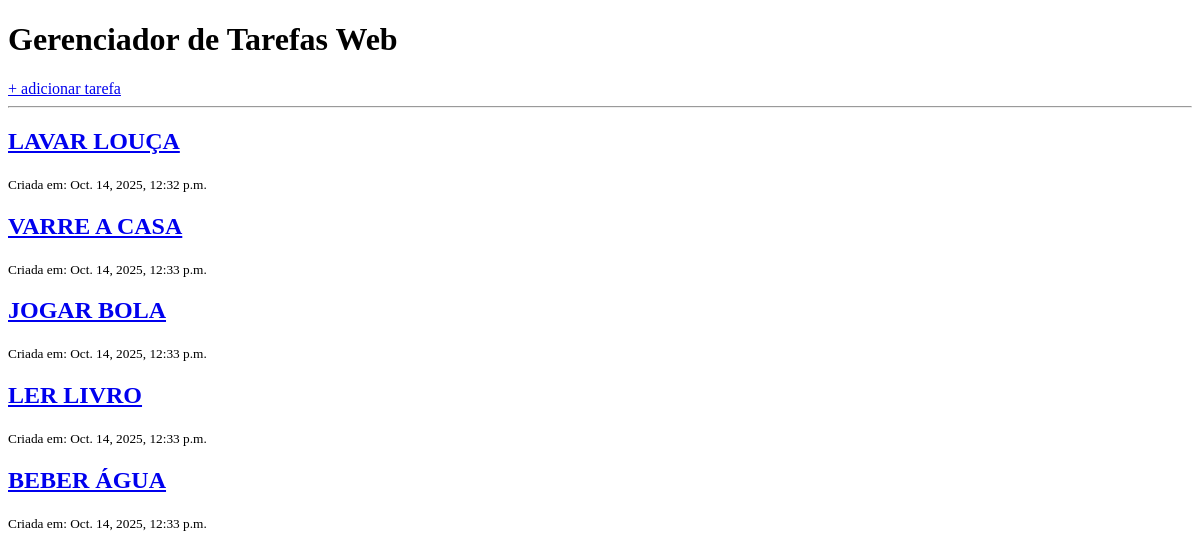
Page /tarefas/ on the earlier database version.
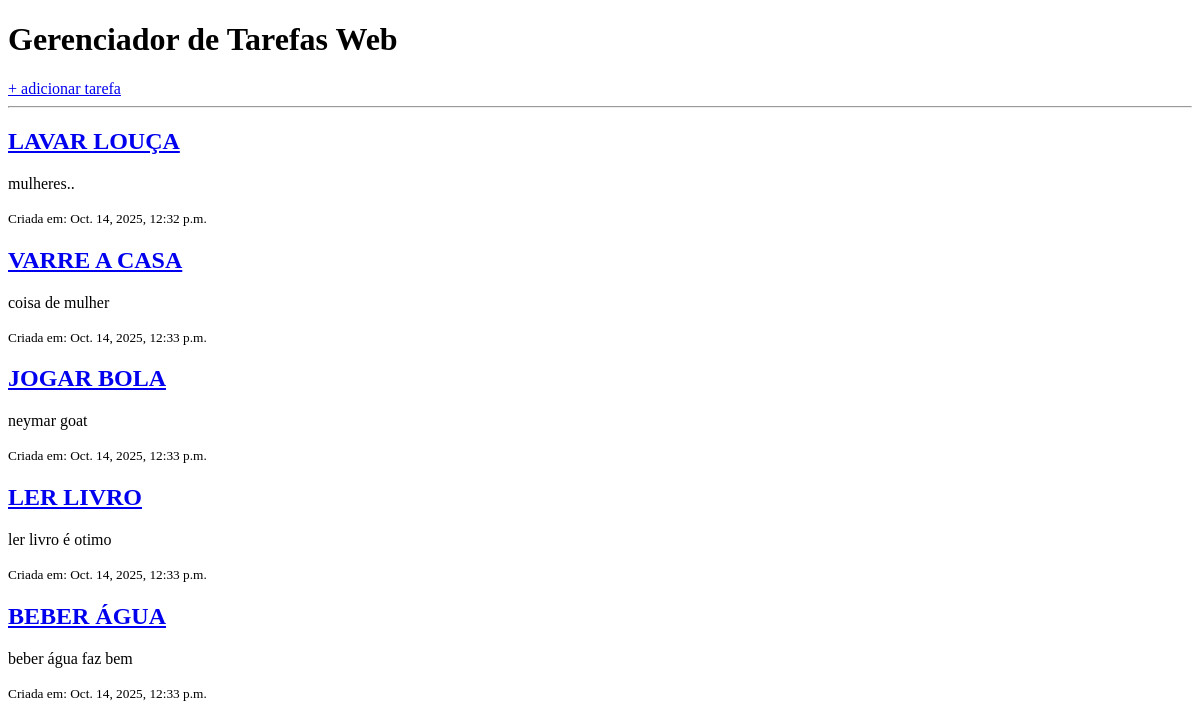
Same page on the later database version.
### tarefas/models.py (models this page shows, shortened)
class Tarefas(models.Model):
    titulo = models.CharField(max_length=200)
    descricao = models.TextField(blank=True)
    concluida = models.BooleanField(default=False)
    data_criacao = models.DateTimeField(auto_now_add=True)

### tarefas/views.py (the view)
# urls.py: path('',views.listar_tarefas, name = 'listar_tarefas'),
def listar_tarefas(request):
    tarefas_salvas = Tarefas.objects.all()
    contexto = {
      "minhas_tarefas": tarefas_salvas
    }
    return render(request, 'tarefas/lista.html', contexto)

### tarefas/templates/tarefas/lista.html (shortened to what this page needs)
<!DOCTYPE html>
<html lang="pt-br">
<head>
</head>
<body>
    <h1>Gerenciador de Tarefas Web</h1>
    <a href="{% url 'adicionar_tarefa' %}"> + adicionar tarefa</a>
    <hr>
    {% for tarefa in minhas_tarefas %}
        <div class="tarefa {% if tarefa.concluida %}concluida{% endif %}">
            <h2><a href="{% url 'detalhe_tarefa' tarefa.id %}">{{ tarefa.titulo }}</a></h2>
            <p>{{ tarefa.descricao }}</p>
            <small>Criada em: {{ tarefa.data_criacao }}</small>
        </div>
    {% empty %}
        <p>Nenhuma tarefa cadastrada ainda. Adicione algumas no <a href="/admin/">Admin</a>!</p>
    {% endfor %}
</body>
</html>

Differences in the rows shown:
changed Tarefas "LAVAR LOUÇA": descricao (not shown) → "mulheres.."
changed Tarefas "VARRE A CASA": descricao (not shown) → "coisa de mulher"
changed Tarefas "JOGAR BOLA": descricao (not shown) → "neymar goat"
changed Tarefas "LER LIVRO": descricao (not shown) → "ler livro é otimo"
changed Tarefas "BEBER ÁGUA": descricao (not shown) → "beber água faz bem"
